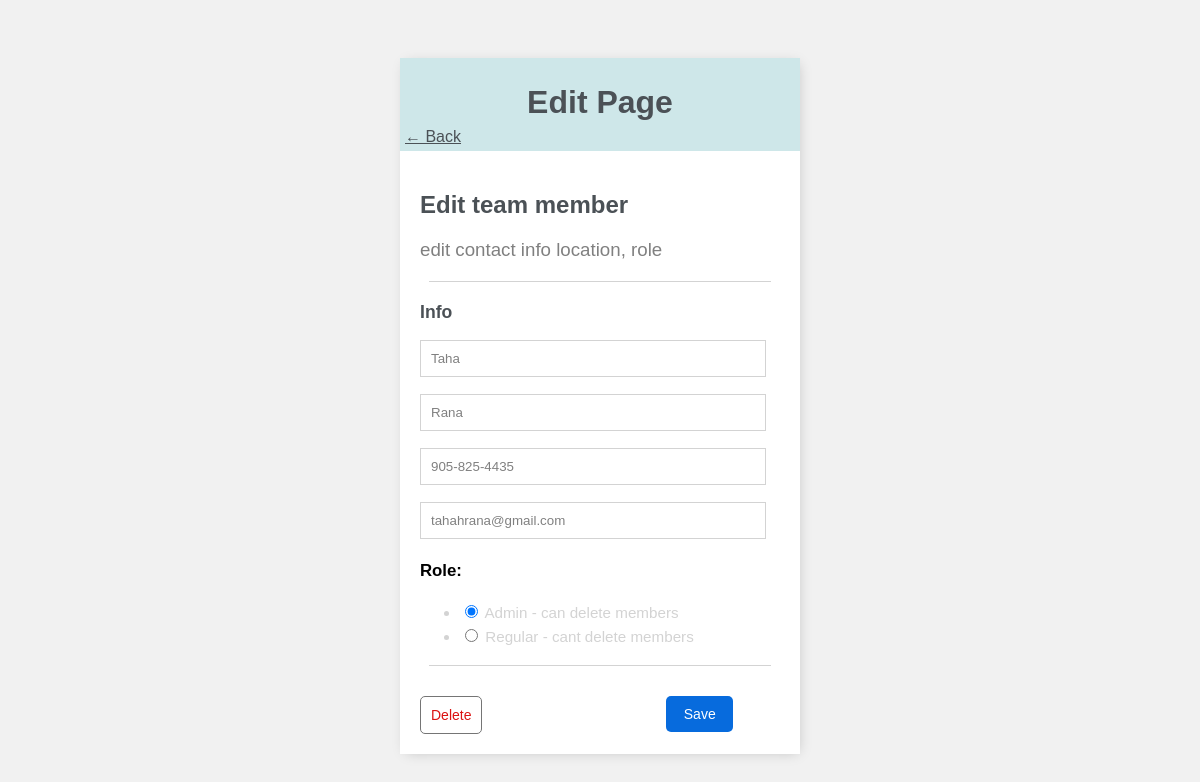
/member-edit/59/, run on an earlier commit of the app's database.
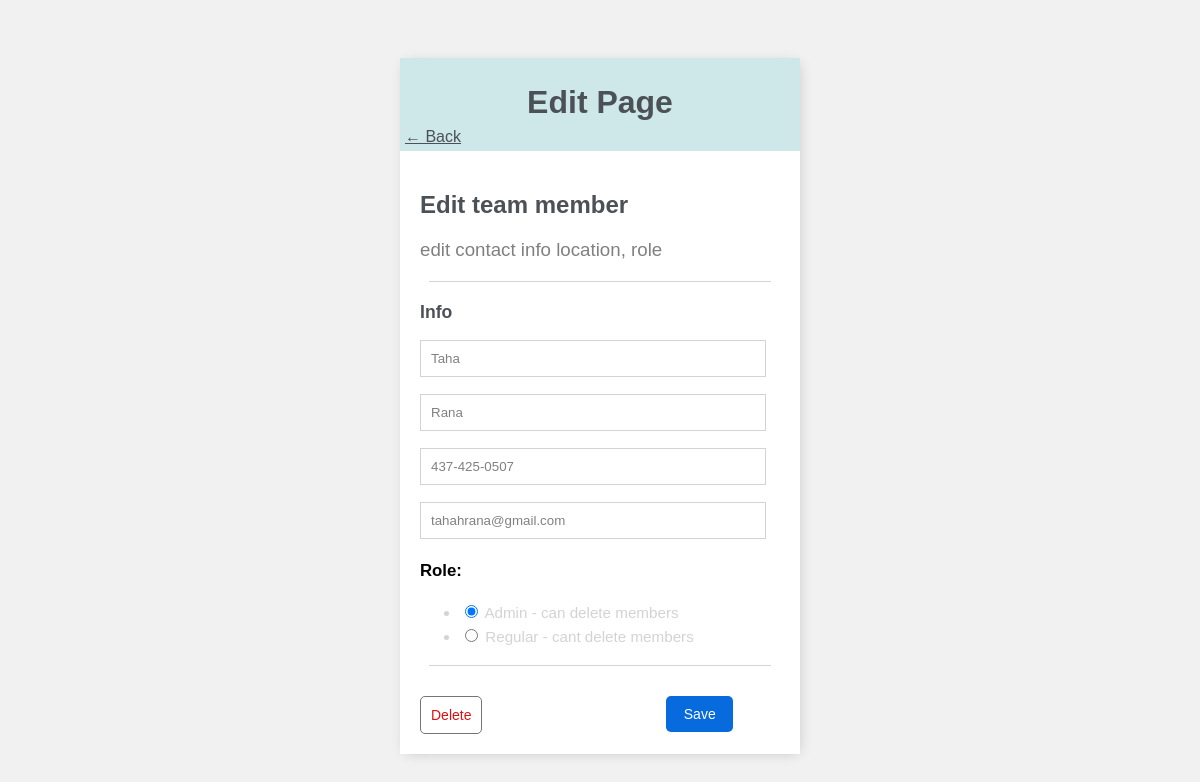
And on a later commit of the database.
### base/models.py (models this page shows, shortened)
class Member(models.Model):
    first = models.CharField(max_length=200)
    last = models.TextField(null=True)
    number = models.TextField(null=True)
    email = models.TextField(null=True)
    role = models.CharField(choices=[('admin', 'Admin - can delete members'), ('regular', 'Regular - cant delete members')], max_length=200, null=True)
    b = models.CharField(max_length=7, default='0000000', editable=False)
    created_at = models.DateTimeField( default=datetime.now())
    class Meta:
        ordering = ['created_at']

### base/views.py (the view)
# urls.py: path('member-edit/<int:pk>/', MemberEdit.as_view(), name='member-edit'),
class MemberEdit(UpdateView):
    template_name = 'base/member_edit.html'
    model = Member
    form_class = MemberForm
    success_url = reverse_lazy('members')

### base/templates/base/member_edit.html (shortened to what this page needs)
{% extends 'base/main.html' %}
{% block content %}
<div class="title-header">
    <h1>Edit Page</h1>
    <a href="{% url 'members' %}">&#8592; Back</a>
</div>
<div class="card-body">
    <h2>Edit team member</h2>
    <h3 class="text">edit contact info location, role</h3>
    <hr class="custom-hr">
    <h3 class="info">Info</h3>
    <form id="edit-form" method="POST" action="{% url 'member-edit' member.id %}">
        {{ form.as_p }}
        <hr class="custom-hr">
        <input class="savebutton2" type="submit" value="  Save  ">
    </form>
        <button class="deletebutton" type="button" onclick="document.getElementById('delete-form').submit()">Delete</button>
</div>
{% endblock content %}

What changed in the data, as far as the page shows it:
changed Member "Taha": number "905-825-4435" → "437-425-0507"
